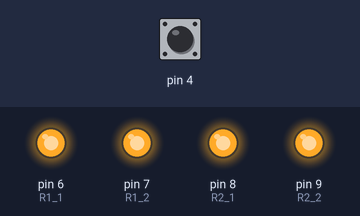
The sketch below on a simulated Arduino Uno, built with avr-gcc and run on an emulated ATmega328P. On the bench: output pins drawn as LEDs (lit = HIGH). The inputs (shaded band) are chosen by the test bench; at power-on: pin 4 HIGH.

Above: at 0.1 s.
Timing chart, 0 to 1.6 s (numbered marks = the images above):
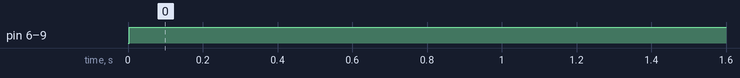

The sketch:

sketch_aug19a.ino
```cpp
#include <CapacitiveSensor.h>
CapacitiveSensor capSens = CapacitiveSensor(5, 4);

const int R1_1 = 6;
const int R1_2 = 7;

const int R2_1 = 8;
const int R2_2 = 9;

const int T = 7000;

void setup()
{
  pinMode(R1_1, OUTPUT);
  pinMode(R1_2, OUTPUT);
  pinMode(R2_1, OUTPUT);
  pinMode(R2_2, OUTPUT);
}

void loop()
{
  long Value = capSens.capacitiveSensor(30);

  if(Value > T)
  {
    if(millis() % 500 < 250)
    {
      digitalWrite(R1_1, HIGH);
      digitalWrite(R1_2, LOW);

      digitalWrite(R2_1, HIGH);
      digitalWrite(R2_2, LOW);
    }
    else
    {
      digitalWrite(R1_1, LOW);
      digitalWrite(R1_2, HIGH);

      digitalWrite(R2_1, LOW);
      digitalWrite(R2_2, HIGH);
    }
  }

  else
  {
    digitalWrite(R1_1, HIGH);
    digitalWrite(R1_2, HIGH);
    digitalWrite(R2_1, HIGH);
    digitalWrite(R2_2, HIGH);
  }

}
```

Measured:
- by itself, pin 6 (R1_1), pin 7 (R1_2), pin 8 (R2_1), pin 9 (R2_2): LOW → HIGH at 0.00 s
